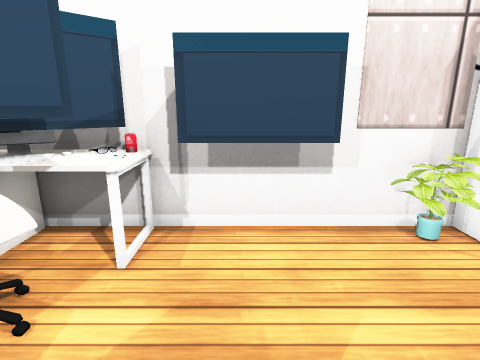
[1] (above)

12 first-person views from a walk through a scene from a Unity 3-D project. The camera is 1.2 m above the floor, tilts 14° down and sees 80° across. Doors are open. The floor is counted in squares, 0.5 m on a side. Each view is taken from the middle of a square. On the plan, view 1 faces up. The plan holds only what a view shows up to about 18 squares ahead; the rest is blank. The place goes on beyond the plan. Some surface patterns are stand-ins.

[2]
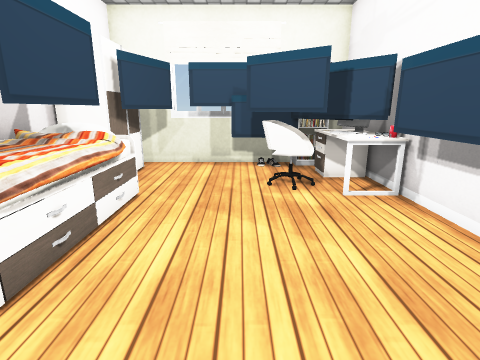

[3]
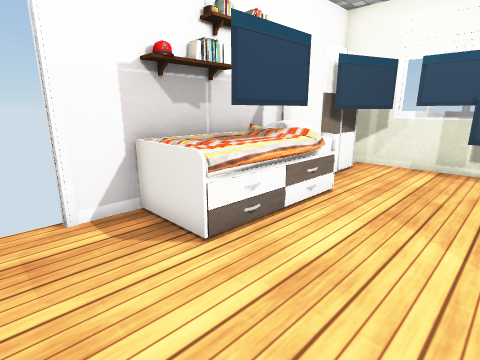

[4]
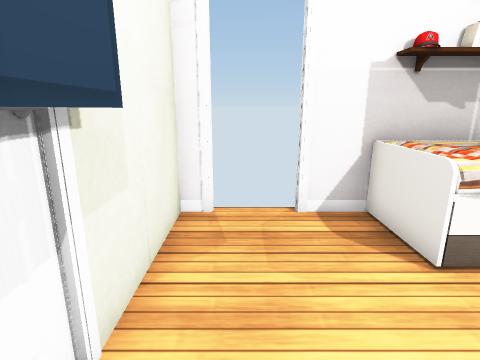

[5]
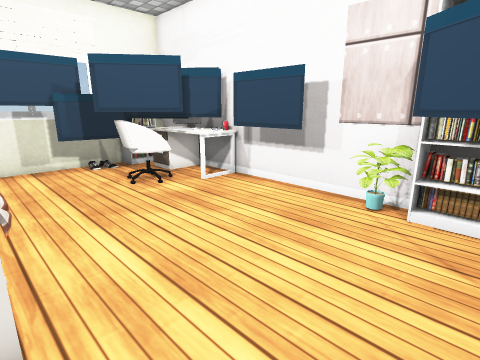

[6]
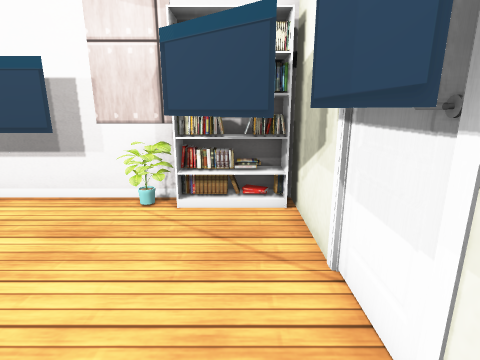

[7]
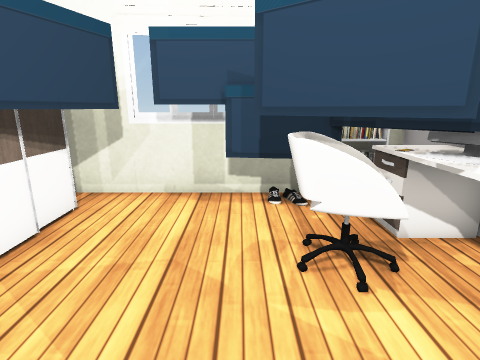

[8]
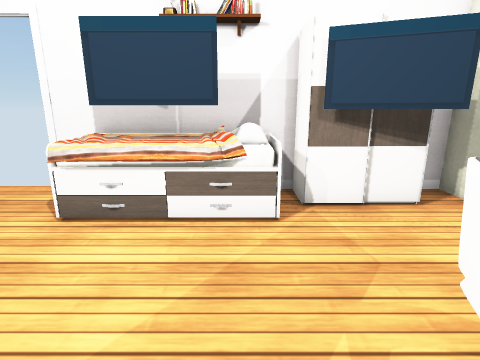

[9]
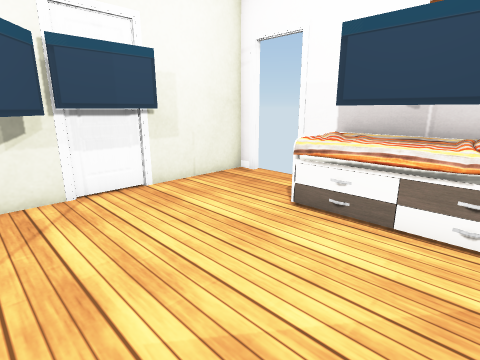

[10]
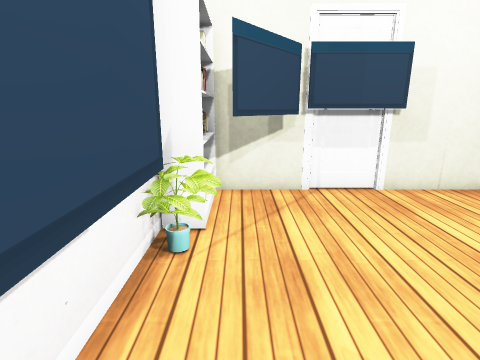

[11]
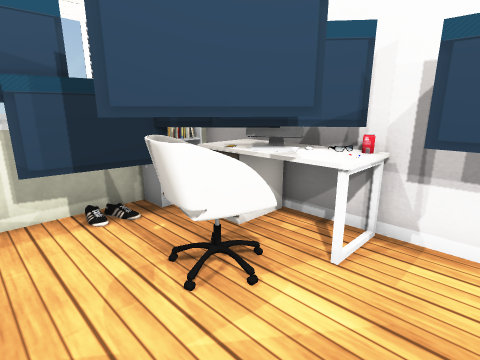

[12]
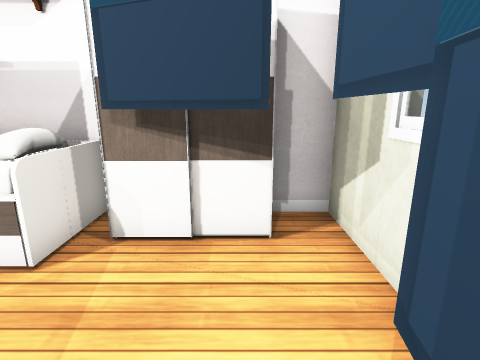

### Floor plan
Points are (right, up) in squares from view 1. A wall is a line through its corners. A room is listed if a view was taken in it or the views show most of it. See-through windows are left out.
Room 1 (views 1, 2, 3, 4, 5, 6, 7, 8, 9, 10, 11, 12)
walls: (-1.8, 3.4) (-2.6, 2.4); (-0.4, 4.7) (-1.1, 4.7); (1.8, 4.7) (0.4, 4.7); (-2.6, 4.5) (-3.5, 3.8); (-2.8, -4.5) (4.7, -4.5); (-5.4, -1.6) (-3.1, -2.5); (-5, 3.5) (-5.5, 3.1); (-5.9, 1.8) (-5.9, -1.1); (-5.6, 2.6) (-5.9, 0.6); (7, -0.6) (7, 2.2); (6.6, 2.5) (4.4, 4.1); (7.4, -4.5) (7.4, 4); (7, 5.6) (-7.1, 5.6) (-7.1, -4.5) (-5.8, -4.5)
ways out: open door at (5.5, -4.5)
objects: books (-7, 4) to (-6, 4); wardrobe (-6, -4) to (-3, -3); bookshelf (-6, 3); bookshelf (-6, 5); desk (-5, 4) to (-5, 5); chair (-4, 2) to (-3, 3); keyboard (-4, 4); computer (-4, 5); desk (-3, 4) to (-2, 5); bed (-2, -4); pillow (-2, -4) to (-1, -2); bed (-2, -2); bed (0, -4); other object (0, -3) to (2, -2); shelf (1, -4) to (2, -4); bed (3, -4) to (3, -2)

Positions as (right, up) in squares from view 1, and headings:
1: (0, 0), facing up
2: (6, 1), facing left
3: (6, 2), facing down-left
4: (6, 2), facing down
5: (6, -2), facing up-left
6: (6, -2), facing up
7: (1, 1), facing left
8: (-1, 4), facing down
9: (-1, 4), facing down-right
10: (-1, 4), facing right
11: (0, 0), facing up-left
12: (-5, 2), facing down
